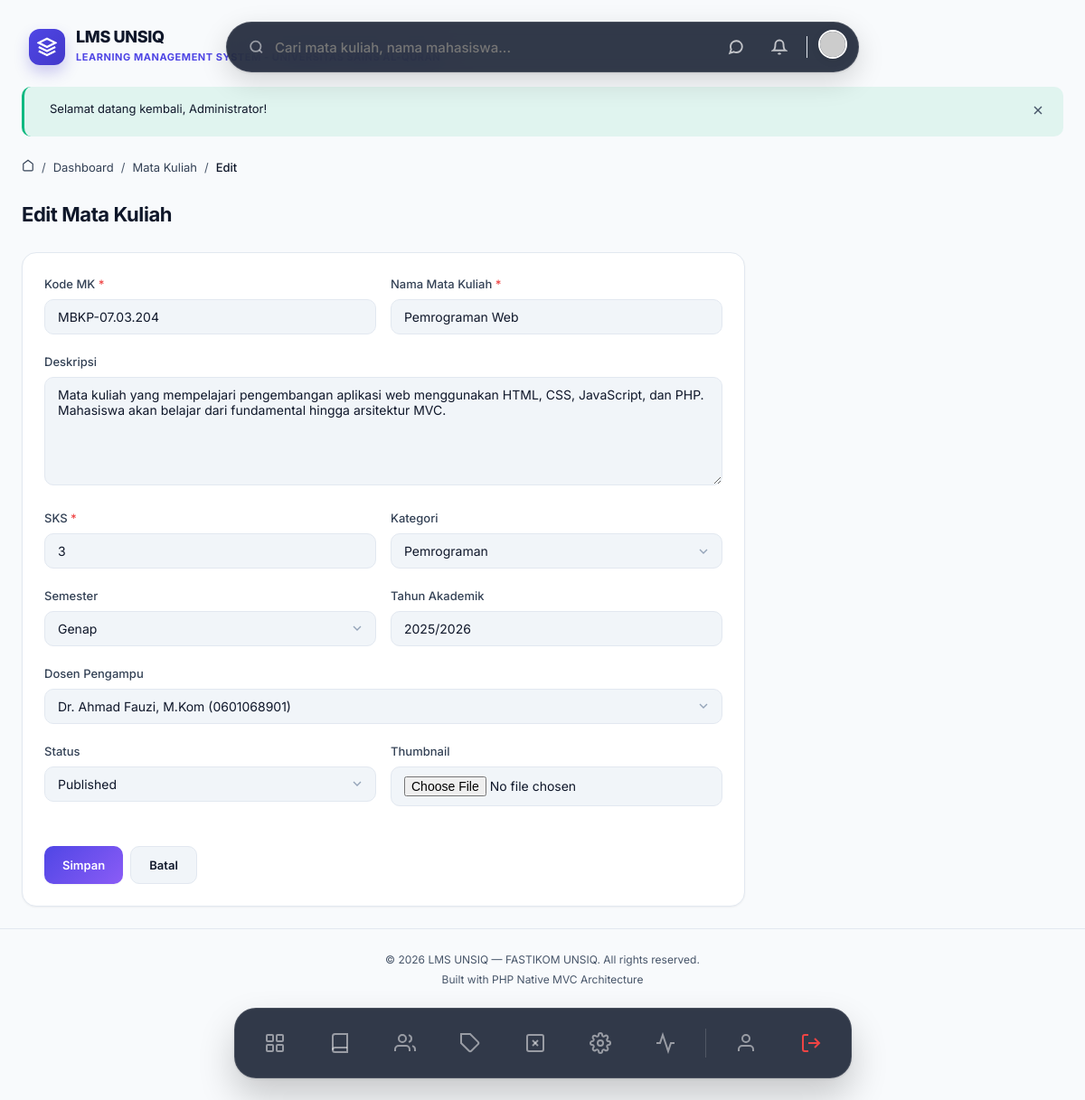
The app's page /courses/1/edit (signed in) with its own data.
### tables this page shows
CREATE TABLE IF NOT EXISTS settings (
    id INT AUTO_INCREMENT PRIMARY KEY,
    key_name VARCHAR(100) NOT NULL UNIQUE,
    value TEXT NULL,
    group_name VARCHAR(50) NOT NULL DEFAULT 'general',
    description VARCHAR(255) NULL,
    INDEX idx_settings_group (group_name)
);

CREATE TABLE IF NOT EXISTS courses (
    id INT AUTO_INCREMENT PRIMARY KEY,
    dosen_id INT NOT NULL,
    category_id INT NULL,
    code VARCHAR(20) NOT NULL UNIQUE COMMENT 'Kode mata kuliah',
    name VARCHAR(200) NOT NULL,
    description TEXT NULL,
    thumbnail VARCHAR(255) NULL,
    sks INT NOT NULL DEFAULT 2,
    semester VARCHAR(20) NULL COMMENT 'Ganjil/Genap',
    academic_year VARCHAR(20) NULL COMMENT '2025/2026',
    status ENUM('draft', 'published', 'archived') NOT NULL DEFAULT 'draft',
    max_students INT NULL DEFAULT 40,
    created_at TIMESTAMP DEFAULT CURRENT_TIMESTAMP,
    updated_at TIMESTAMP DEFAULT CURRENT_TIMESTAMP ON UPDATE CURRENT_TIMESTAMP,
    FOREIGN KEY (dosen_id) REFERENCES users(id) ON DELETE CASCADE,
    FOREIGN KEY (category_id) REFERENCES categories(id) ON DELETE SET NULL,
    INDEX idx_courses_status (status),
    INDEX idx_courses_dosen (dosen_id),
    INDEX idx_courses_code (code)
);

CREATE TABLE IF NOT EXISTS categories (
    id INT AUTO_INCREMENT PRIMARY KEY,
    name VARCHAR(100) NOT NULL,
    slug VARCHAR(120) NOT NULL UNIQUE,
    description TEXT NULL,
    created_at TIMESTAMP DEFAULT CURRENT_TIMESTAMP
);

CREATE TABLE IF NOT EXISTS users (
    id INT AUTO_INCREMENT PRIMARY KEY,
    name VARCHAR(100) NOT NULL,
    email VARCHAR(150) NOT NULL UNIQUE,
    password VARCHAR(255) NOT NULL,
    role ENUM('admin', 'dosen', 'mahasiswa') NOT NULL DEFAULT 'mahasiswa',
    nim_nidn VARCHAR(30) NULL COMMENT 'NIM untuk mahasiswa, NIDN untuk dosen',
    phone VARCHAR(20) NULL,
    avatar VARCHAR(255) NULL,
    bio TEXT NULL,
    is_active TINYINT(1) NOT NULL DEFAULT 1,
    last_login_at DATETIME NULL,
    created_at TIMESTAMP DEFAULT CURRENT_TIMESTAMP,
    updated_at TIMESTAMP DEFAULT CURRENT_TIMESTAMP ON UPDATE CURRENT_TIMESTAMP,
    INDEX idx_users_role (role),
    INDEX idx_users_email (email),
    INDEX idx_users_nim_nidn (nim_nidn)
);

### app/Views/courses/create.php (the view, shortened to what the rows shown need)
<?php  $isEdit = isset($course); ?>
<div class="animate-fade-in">
    <div class="page-header"><h1><?= $isEdit ? 'Edit Mata Kuliah' : 'Tambah Mata Kuliah' ?></h1></div>
    <div class="card" style="max-width:800px;">
        <div class="card-body">
            <form method="POST" action="<?= $isEdit ? url('/courses/' . $course['id'] . '/update') : url('/courses') ?>" enctype="multipart/form-data">
                <div class="form-row">
                    <div class="form-group">
                        <label class="form-label">Kode MK <span class="required">*</span></label>
                        <input type="text" name="code" class="form-control" value="<?= e($isEdit ? $course['code'] : old('code')) ?>" required placeholder="MBKP-07.03.204">
                    </div>
                    <div class="form-group">
                        <label class="form-label">Nama Mata Kuliah <span class="required">*</span></label>
                        <input type="text" name="name" class="form-control" value="<?= e($isEdit ? $course['name'] : old('name')) ?>" required>
                    </div>
                </div>
                <div class="form-group">
                    <label class="form-label">Deskripsi</label>
                    <textarea name="description" class="form-control" rows="4"><?= e($isEdit ? $course['description'] : old('description')) ?></textarea>
                </div>
                <div class="form-row">
                    <div class="form-group">
                        <label class="form-label">SKS <span class="required">*</span></label>
                        <input type="number" name="sks" class="form-control" value="<?= e($isEdit ? $course['sks'] : old('sks', '3')) ?>" min="1" max="6" required>
                    </div>
                    <div class="form-group">
                        <label class="form-label">Kategori</label>
                        <select name="category_id" class="form-control">
                            <?php foreach ($categories ?? [] as $cat): ?>
                                <option value="<?= $cat['id'] ?>" <?= ($isEdit ? $course['category_id'] : old('category_id')) == $cat['id'] ? 'selected' : '' ?>><?= e($cat['name']) ?></option>
                            <?php endforeach; ?>
                        </select>
                    </div>
                </div>
                <div class="form-row">
                    <div class="form-group">
                        <label class="form-label">Semester</label>
                        <select name="semester" class="form-control">
                            <option value="Genap" <?= ($isEdit ? $course['semester'] : old('semester')) === 'Genap' ? 'selected' : '' ?>>Genap</option>
                        </select>
                    </div>
                    <div class="form-group">
                        <label class="form-label">Tahun Akademik</label>
                        <input type="text" name="academic_year" class="form-control" placeholder="2025/2026" value="<?= e($isEdit ? $course['academic_year'] : old('academic_year')) ?>">
                    </div>
                </div>
                <?php if (has_role('admin')): ?>
                <div class="form-group">
                    <label class="form-label">Dosen Pengampu</label>
                    <select name="dosen_id" class="form-control">
                        <?php foreach ($dosens ?? [] as $d): ?>
                            <option value="<?= $d['id'] ?>" <?= ($isEdit ? $course['dosen_id'] : old('dosen_id')) == $d['id'] ? 'selected' : '' ?>><?= e($d['name']) ?> (<?= e($d['nim_nidn']) ?>)</option>
                        <?php endforeach; ?>
                    </select>
                </div>
                <?php endif; ?>
                <div class="form-row">
                    <div class="form-group">
                        <label class="form-label">Status</label>
                        <select name="status" class="form-control">
                            <option value="published" <?= ($isEdit ? $course['status'] : '') === 'published' ? 'selected' : '' ?>>Published</option>
                        </select>
                    </div>
                    <div class="form-group">
                        <label class="form-label">Thumbnail</label>
                        <input type="file" name="thumbnail" class="form-control" accept="image/*">
                    </div>
                </div>
                <div class="btn-group mt-4">
                    <button type="submit" class="btn btn-primary"><?= $isEdit ? 'Simpan' : 'Tambah' ?></button>
                    <a href="<?= url('/courses') ?>" class="btn btn-secondary">Batal</a>
                </div>
            </form>
        </div>
    </div>
</div>

### app/Core/Router.php (shortened to what the rows shown need)
<?php
class Router
{
    private array $routes = [
        'GET'    => [],
        'POST'   => [],
        'PUT'    => [],
        'DELETE' => [],
    ];
    private function addRoute(string $method, string $uri, array $action, array $middleware = []): self
    {
        $this->routes[$method][] = [
            'uri'        => $uri,
            'controller' => $action[0],
            'method'     => $action[1],
            'middleware'  => $middleware,
        ];
        return $this;
    }
    public function dispatch(string $requestMethod, string $requestUri): void
    {
        $routes = $this->routes[$requestMethod] ?? [];
        foreach ($routes as $route) {
            $params = $this->matchRoute($route['uri'], $requestUri);
            if ($params !== false) {
                $methodName      = $route['method'];
                $controller = new $controllerClass();
                call_user_func_array([$controller, $methodName], $params);
                return;
            }
        }
        throw new Exceptions\NotFoundException("Route [{$requestMethod} {$requestUri}] not found.");
    }
    private function matchRoute(string $routeUri, string $requestUri): array|false
    {
        $pattern = preg_replace('/\{([a-zA-Z_]+)\}/', '([a-zA-Z0-9_-]+)', $routeUri);
        $pattern = '#^' . $pattern . '$#';
        if (preg_match($pattern, $requestUri, $matches)) {
            array_shift($matches);
            return $matches;
        }
        return false;
    }
}

### app/Views/partials/navbar.php (shortened to what the rows shown need)
<?php
$user = $currentUser ?? \App\Core\Session::user();
$notifCount = 0;
try {
    $notifModel = new \App\Models\Notification();
    $notifCount = $notifModel->countUnread($user['id'] ?? 0);
} catch (\Throwable $e) {}
?>
<div style="display: flex; justify-content: center; position: sticky; top: 24px; z-index: 999; margin-bottom: 24px; pointer-events: none; width: 100%;">
<?php
    $settingModel = new \App\Models\Setting();
    $siteName = $settingModel->getValue('site_name', 'LMS UNSIQ');
    $siteDesc = $settingModel->getValue('site_description', 'Portal Akademik');
    $siteLogo = $settingModel->getValue('site_logo');
?>
    <a href="<?= url('/dashboard') ?>" style="position: absolute; left: 32px; top: 50%; transform: translateY(-50%); pointer-events: auto; display: flex; align-items: center; gap: 12px; text-decoration: none; transition: transform 0.2s;" onmouseover="this.style.transform='translateY(-50%) scale(1.02)'" onmouseout="this.style.transform='translateY(-50%) scale(1)'">
        <?php if (!empty($siteLogo)): ?>
            <img src="<?= e(str_starts_with($siteLogo, 'http') ? $siteLogo : upload_url($siteLogo)) ?>" alt="Logo" style="width: 40px; height: 40px; border-radius: 8px; object-fit: contain;">
        <?php else: ?>
            <div style="width: 40px; height: 40px; background: linear-gradient(135deg, #4f46e5, #4338ca); border-radius: 12px; display: flex; justify-content: center; align-items: center; box-shadow: 0 8px 16px rgba(67,56,202,0.25);">
                <svg width="22" height="22" viewBox="0 0 24 24" fill="none" stroke="white" stroke-width="2.5"><path d="M12 2L2 7l10 5 10-5-10-5z"/><path d="M2 17l10 5 10-5"/><path d="M2 12l10 5 10-5"/></svg>
            </div>
        <?php endif; ?>
        <div>
            <h1 style="font-size: 18px; font-weight: 800; color: var(--text-primary); letter-spacing: -0.02em; margin: 0; line-height: 1.1;"><?= e($siteName) ?></h1>
            <span style="font-size: 11px; font-weight: 700; color: var(--accent-primary); letter-spacing: 0.05em; text-transform: uppercase;"><?= e($siteDesc) ?></span>
        </div>
    </a>
    <div style="pointer-events: auto; display: flex; justify-content: space-between; align-items: center; background: rgba(15, 23, 42, 0.85); backdrop-filter: blur(16px); padding: 8px 12px 8px 24px; border-radius: 999px; box-shadow: 0 10px 30px rgba(0,0,0,0.15), 0 1px 3px rgba(0,0,0,0.1); border: 1px solid rgba(255,255,255,0.1); width: 100%; max-width: 700px; transition: all 0.3s cubic-bezier(0.34, 1.56, 0.64, 1);">
        <form action="<?= url('/search') ?>" method="GET" style="display: flex; align-items: center; gap: 12px; flex: 1; margin:0;">
            <svg width="18" height="18" viewBox="0 0 24 24" fill="none" stroke="currentColor" stroke-width="2.5" style="color: rgba(255,255,255,0.5);"><circle cx="11" cy="11" r="8"/><line x1="21" y1="21" x2="16.65" y2="16.65"/></svg>
            <input type="text" name="q" placeholder="Cari mata kuliah, nama mahasiswa..." style="border: none; background: transparent; width: 100%; font-size: 15px; font-weight: 500; outline: none; color: white; font-family: inherit;" autocomplete="off">
        </form>
        <div style="display: flex; align-items: center; gap: 12px;">
            <a href="<?= url('/messages') ?>" style="position:relative; text-decoration: none; width: 36px; height: 36px; display: flex; align-items: center; justify-content: center; border-radius: 50%; color: rgba(255,255,255,0.7); transition: background 0.2s;" onmouseover="this.style.background='rgba(255,255,255,0.1)'" onmouseout="this.style.background='transparent'">
                <svg width="18" height="18" viewBox="0 0 24 24" fill="none" stroke="currentColor" stroke-width="2.5"><path d="M21 11.5a8.38 8.38 0 0 1-.9 3.8 8.5 8.5 0 0 1-7.6 4.7 8.38 8.38 0 0 1-3.8-.9L3 21l1.9-5.7a8.38 8.38 0 0 1-.9-3.8 8.5 8.5 0 0 1 4.7-7.6 8.38 8.38 0 0 1 3.8-.9h.5a8.48 8.48 0 0 1 8 8v.5z"/></svg>
            </a>
            <?php if ($notifCount > 0): ?>
            <a href="<?= url('/notifications') ?>" style="text-decoration: none; background: var(--bg-primary); padding: 6px 12px; border-radius: 99px; font-size: 13px; font-weight: 700; color: var(--accent-primary); border: 1px solid var(--border-color); display: flex; align-items: center; gap: 6px; box-shadow: 0 2px 4px rgba(0,0,0,0.02); transition: transform 0.2s;" onmouseover="this.style.transform='scale(1.05)'" onmouseout="this.style.transform='scale(1)'">
                <div style="width: 6px; height: 6px; background: var(--accent-success); border-radius: 50%;"></div>
                <?= $notifCount ?> Info
            </a>
            <?php else: ?>
            <a href="<?= url('/notifications') ?>" style="text-decoration: none; width: 36px; height: 36px; display: flex; align-items: center; justify-content: center; border-radius: 50%; color: rgba(255,255,255,0.7); transition: background 0.2s;" onmouseover="this.style.background='rgba(255,255,255,0.1)'" onmouseout="this.style.background='transparent'">
                <svg width="18" height="18" viewBox="0 0 24 24" fill="none" stroke="currentColor" stroke-width="2.5"><path d="M18 8A6 6 0 006 8c0 7-3 9-3 9h18s-3-2-3-9"/><path d="M13.73 21a2 2 0 01-3.46 0"/></svg>
            </a>
            <?php endif; ?>
            <a href="<?= url('/profile') ?>">
                <img src="<?= !empty($user['avatar']) ? upload_url($user['avatar']) : 'https://ui-avatars.com/api/?name='.urlencode($user['name'] ?? 'U').'&background=6366f1&color=fff' ?>" alt="Avatar" style="width: 32px; height: 32px; border-radius: 50%; box-shadow: 0 2px 8px rgba(0,0,0,0.1); border: 2px solid white; transition: transform 0.2s;" onmouseover="this.style.transform='scale(1.1)'" onmouseout="this.style.transform='scale(1)'">
            </a>
        </div>
    </div>
</div>

### records on screen
settings: value "LMS UNSIQ"
settings: value "LEARNING MANAGEMENT SYSTEM - UNIVERSITAS SAINS AL-QURAN"
courses: code "MBKP-07.03.204", name "Pemrograman Web", description "Mata kuliah yang mempelajari pengembangan aplikasi web menggunakan HTML, CSS, JavaScript, dan PHP. Mahasiswa akan belajar dari fundamental hingga arsitektur MVC.", sks "3", category_id "Pemrograman", semester "Genap", academic_year "2025/2026", dosen_id "Dr. Ahmad Fauzi, M.Kom (0601068901)", status "Published"

### other values on screen
$message "Selamat datang kembali, Administrator!"
$crumb['label'] "Dashboard"
$crumb['label'] "Mata Kuliah"
$crumb['label'] "Edit"
